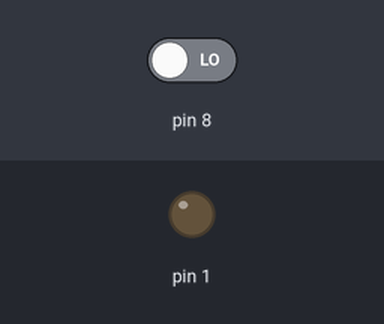
The sketch below on a simulated Arduino Uno, built with avr-gcc and run on an emulated ATmega328P. On the bench: output pins drawn as LEDs (lit = HIGH). The test bench sets the inputs (shaded band); at power-on: pin 8 LOW.

Above: at 1.2 s.
1.3 s: pin 8 driven HIGH
At 3.7 s:
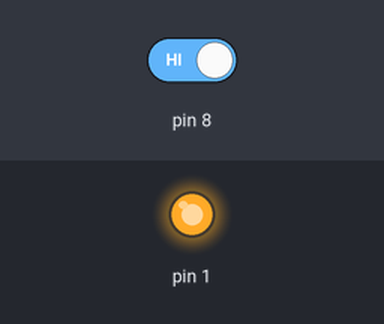
4.3 s: pin 8 driven LOW
At 4.8 s:
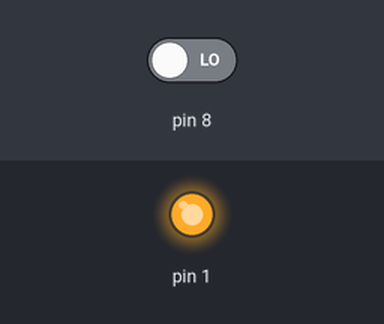
Timing chart, 0 to 7.3 s (numbered marks = the images above; inputs shaded):
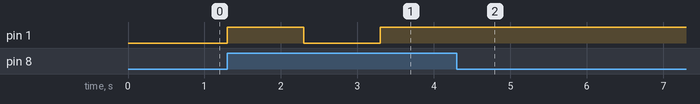

Measured:
- after the input at 1.3 s, pin 1: LOW → HIGH at once, → LOW 1.0 s later, → HIGH 1.0 s later
- after the input at 4.3 s, pin 1: stops changing and stays HIGH

The sketch:

button1.ino
```cpp
void setup() {
  pinMode(1,OUTPUT);
  digitalWrite(1,0);
pinMode(8,INPUT);
}

void loop() {
  int a=digitalRead(8);
  if(a==1)
  {
  digitalWrite(1,!(digitalRead(1)));
  delay(1000);
  }


}
```
